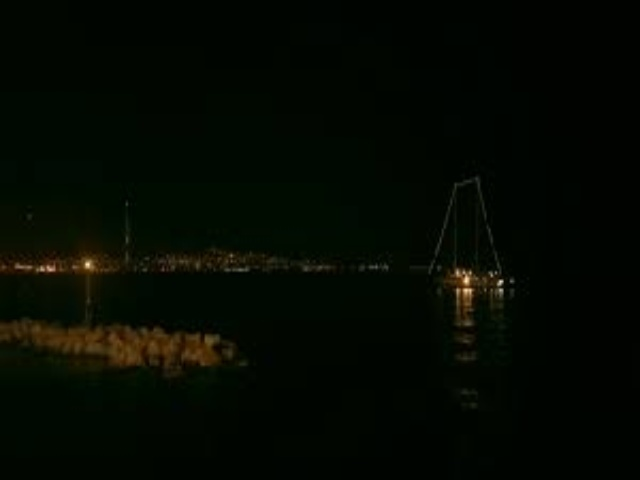
#> input picture 1203/night.jpg, 640 x 480 px
$ python q3.py
#> lines starting #> are read from the running program, lines starting #| are printed output that depends on the picture
import sys
import cv2
import numpy

# 영상을 입력으로 받아 영상의 히스토그램 영상을 리턴하는 함수를 만드세요.
def draw_histogram(img):

    return histogram_img


if __name__ == "__main__":
    # 이미지를 읽어옵니다.
    img = cv2.imread("./night.jpg", cv2.IMREAD_GRAYSCALE)
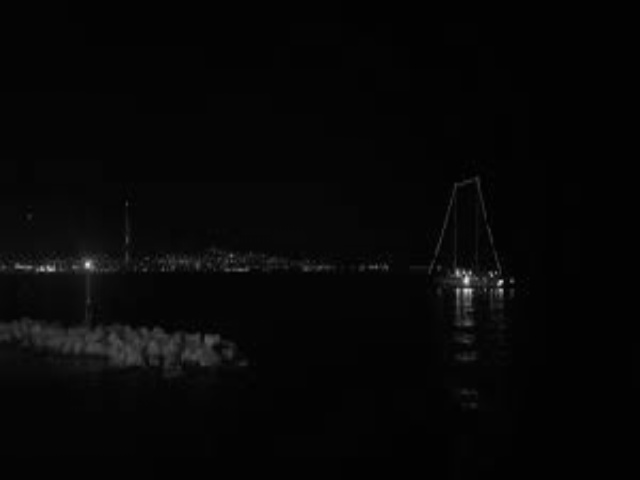
#> img: shape (480, 640); min 0, max 230, mean 6.5

    # 결과를 확인합니다.
#> (the run stopped early here; a loop or call above may not have finished)
